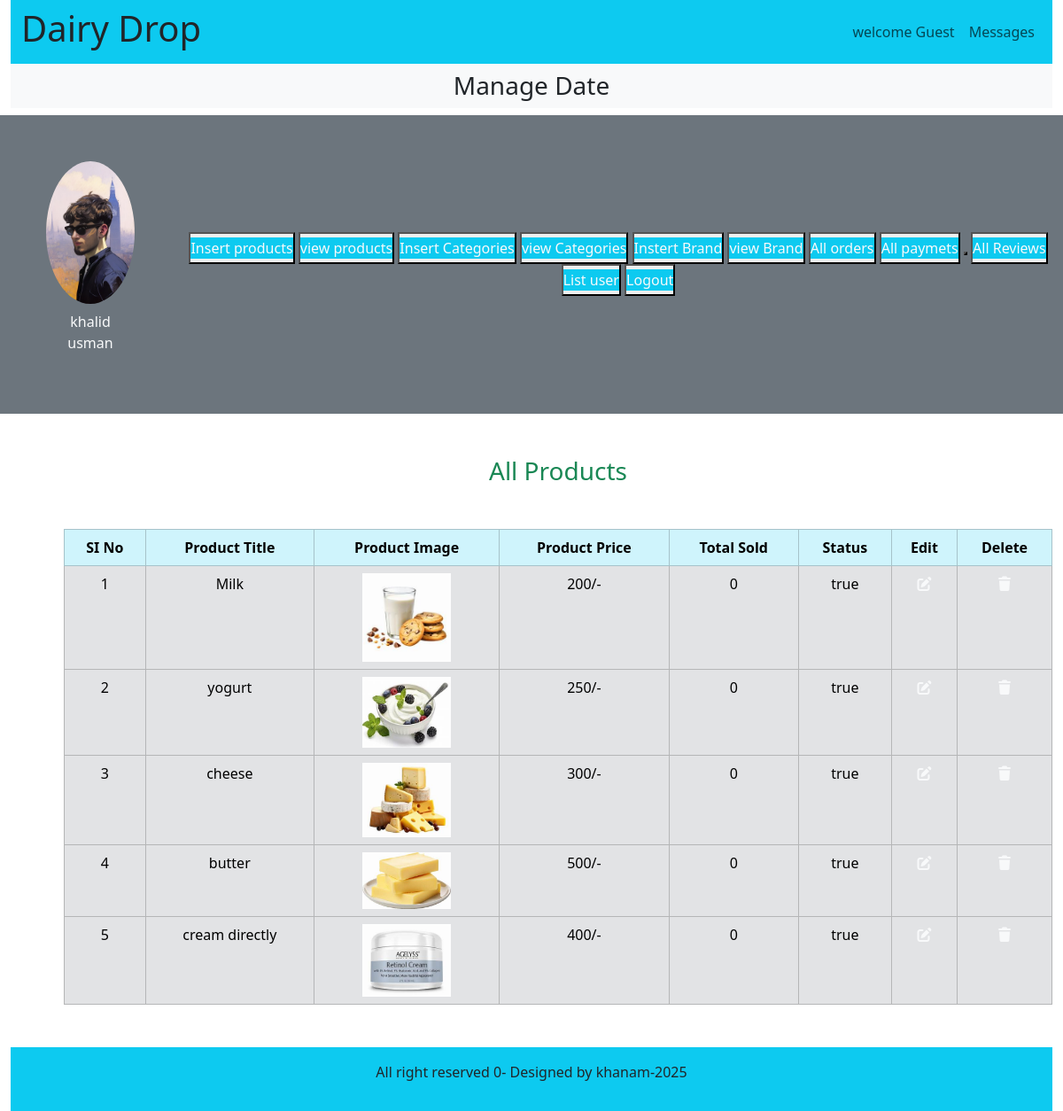
The page /Dairy_Drop/admin_area/index.php?view_products (signed in) on the database its author committed.
### tables this page shows
CREATE TABLE `products` (
  `product_id` int(11) NOT NULL,
  `product_title` varchar(100) NOT NULL,
  `product_description` varchar(255) NOT NULL,
  `product_keywords` varchar(255) NOT NULL,
  `category_id` int(11) NOT NULL,
  `brand_id` int(11) NOT NULL,
  `product_image1` varchar(255) NOT NULL,
  `product_image2` varchar(255) NOT NULL,
  `product_image3` varchar(255) NOT NULL,
  `product_price` varchar(100) NOT NULL,
  `date` timestamp NOT NULL DEFAULT current_timestamp() ON UPDATE current_timestamp(),
  `status` varchar(100) NOT NULL
);

### Dairy_Drop/admin_area/view_products.php (the view)
<h3 class="text-center text-success">All Products</h3>
<?php
$get_products = "SELECT * FROM `products`";
$result = mysqli_query($con, $get_products);
$row_count = mysqli_num_rows($result);
if($row_count == 0){
    echo "<h2 class='text-center text-danger mt-5'>No products found</h2>";
} else {
?>
<table class="table table-bordered mt-5">
    <thead class="table-info text-center">
        <tr>
            <th>SI No</th>
            <th>Product Title</th>
            <th>Product Image</th>
            <th>Product Price</th>
            <th>Total Sold</th>
            <th>Status</th>
            <th>Edit</th>
            <th>Delete</th>
        </tr>
    </thead>
    <tbody class="table-secondary text-center text-light">
        <?php
        $number = 0;
        while($row = mysqli_fetch_assoc($result)){
            $number++;
            $product_id = $row['product_id'];
            $product_title = $row['product_title'];
            $product_image1 = $row['product_image1'];
            $product_price = $row['product_price'];
            $status = $row['status'];
            $get_count = "SELECT * FROM `orders_pending` WHERE product_id=$product_id";
            $result_count = mysqli_query($con, $get_count);
            $rows_count = mysqli_num_rows($result_count);
        ?>
        <tr>
            <td><?php echo $number; ?></td>
            <td><?php echo $product_title; ?></td>
            <td><img src='./product_images/<?php echo $product_image1; ?>' class='product_img' /></td>
            <td><?php echo $product_price; ?>/-</td>
            <td><?php echo $rows_count; ?></td>
            <td><?php echo $status; ?></td>
            <td>
                <a href='index.php?edit_products=<?php echo $product_id; ?>' class='text-light'>
                    <i class='fa-solid fa-pen-to-square'></i>
                </a>
            </td>
            <td>
                <a href='index.php?delete_products=<?php echo $product_id; ?>'
                   onclick="return confirm('Are you sure you want to delete this product?');"
                   class='text-light'>
                   <i class='fa-solid fa-trash'></i>
                </a>
            </td>
        </tr>
        <?php } ?>
    </tbody>
</table>
<?php } ?>

### Dairy_Drop/admin_area/index.php (shortened to what this page needs)
 <?php
 include('../functions/common_function.php');
 ?>
<!DOCTYPE html>
<html lang="en">
<head>
    <link href="https://cdn.jsdelivr.net/npm/bootstrap@5.3.8/dist/css/bootstrap.min.css" rel="stylesheet"
>
    <link rel="stylesheet" href="../style.css">
    <link rel="stylesheet" href="https://cdnjs.cloudflare.com/ajax/libs/font-awesome/7.0.1/css/all.min.css"
 />
</head>
<body>
    <div class="container-fluid">
        <nav class="navbar navbar-expand-lg navbar-light bg-info">
            <div class="container-fluid">
                <h1>Dairy Drop</h1>
                <nav class="navbar navbar-expand-lg">
                    <ul class="navbar-nav d-flex align-items-center justify-content-center">
                        <li class="nav-item">
                            <a href="" class="nav-link">welcome Guest</a>
                        </li>
                        <li class="nav-item">
                            <a href="index.php?admin_chat" class="nav-link">Messages</a>
                        </li>
                    </ul>
                </nav>
            </div>
        </nav>
        <div class="bg-light">
            <h3 class="text-center p-2">Manage Date</h3>
        </div>
        <div class="row">
            <div class="col-md-12 bg-secondary p-1 d-flex align-items-center">
                <div class="p-3">
                    <div class="p-3 text-center">
                <div class="p-3 text-center">
<?php
if(isset($_SESSION['admin_image']) && $_SESSION['admin_image'] != ""){
    ?>
    <img src="./product_images/<?php echo $_SESSION['admin_image']; ?>"
         alt="Admin Image"
         class="Admin_image rounded-circle">
    <?php
}else{
    ?>
    <img src="./product_images/default.png"
         alt="Default Image"
         class="Admin_image rounded-circle">
    <?php
}
?>
<p class="text-light mt-2">
    <?php echo $_SESSION['admin_name']; ?>
</p>
</div>
                </div>
                </div>
                <div class="button text-center">
                    <button>
                        <a href="insert_product.php" class="nav-link text-light bg-info my-1">Insert products</a>
                    </button>
                    <button><a href="index.php?view_products" class="nav-link text-light bg-info my-1">view products</a>
                    </button>
                    <button>
                        <a href="index.php?insert_category" class="nav-link text-light bg-info my-1 ">Insert
                            Categories</a>
                    </button>
                    <button>
                        <a href="index.php?view_categories" class="nav-link text-light bg-info my-1 ">view Categories</a>
                    </button>
                    <button>
                        <a href="index.php?insert_brand" class="nav-link text-light bg-info my-1">Instert Brand</a>
                    </button>
                    <button>
                        <a href="index.php?view_brands" class="nav-link text-light bg-info my-1">view Brand</a>
                    </button>
                    <button>
                        <a href="index.php?all_orders" class="nav-link text-light bg-info my-1">All orders</a>
                    </button>
                    <button>
                        <a href="index.php?all_payments" class="nav-link text-light bg-info my-1">All paymets</a>
                    </button>
                    <button></button>
                    <button>
                        <a href="index.php?all_reviews" class="nav-link text-light bg-info my-1">All Reviews</a>
                    </button>
                    <button>
                        <a href="index.php?list_users" class="nav-link text-light bg-info my-1">List user</a>
                    </button>
                    <button>
                        <a href="admin_logout.php" class="nav-link text-light bg-info my-1">Logout</a>
                    </button>
                </div>
            </div>
        </div>
        <div class="container m-5">
            <?php
            if(isset($_GET['view_products'])){
                include('view_products.php');
            }
            ?>
        </div>
        <div class="bg-info p-3 text-center footer">
            <p>All right reserved 0- Designed by khanam-2025</p>
        </div>
    </div>
</body>
</html>

### Dairy_Drop/style.css (style rules this page uses)
* { margin: 0; padding: 0; box-sizing: border-box; }

### Dairy_Drop/admin_area/index.php (style rules this page uses)
.Admin_image { width: 100px; object-fit: contain; }
.footer { position: ; bottom: 0; }
body { overflow-x:hidden ; }
.product_img { width: 100px; object-fit: contain; }

### rows shown on the page
products: product_title "Milk", product_image1 (picture), product_price "200", rows_count "0", status "true"
products: product_title "yogurt", product_image1 (picture), product_price "250", rows_count "0", status "true"
products: product_title "cheese", product_image1 (picture), product_price "300", rows_count "0", status "true"
products: product_title "butter", product_image1 (picture), product_price "500", rows_count "0", status "true"
products: product_title "cream directly", product_image1 (picture), product_price "400", rows_count "0", status "true"

### other values the page prints
$_SESSION['admin_name'] "khalid usman"
